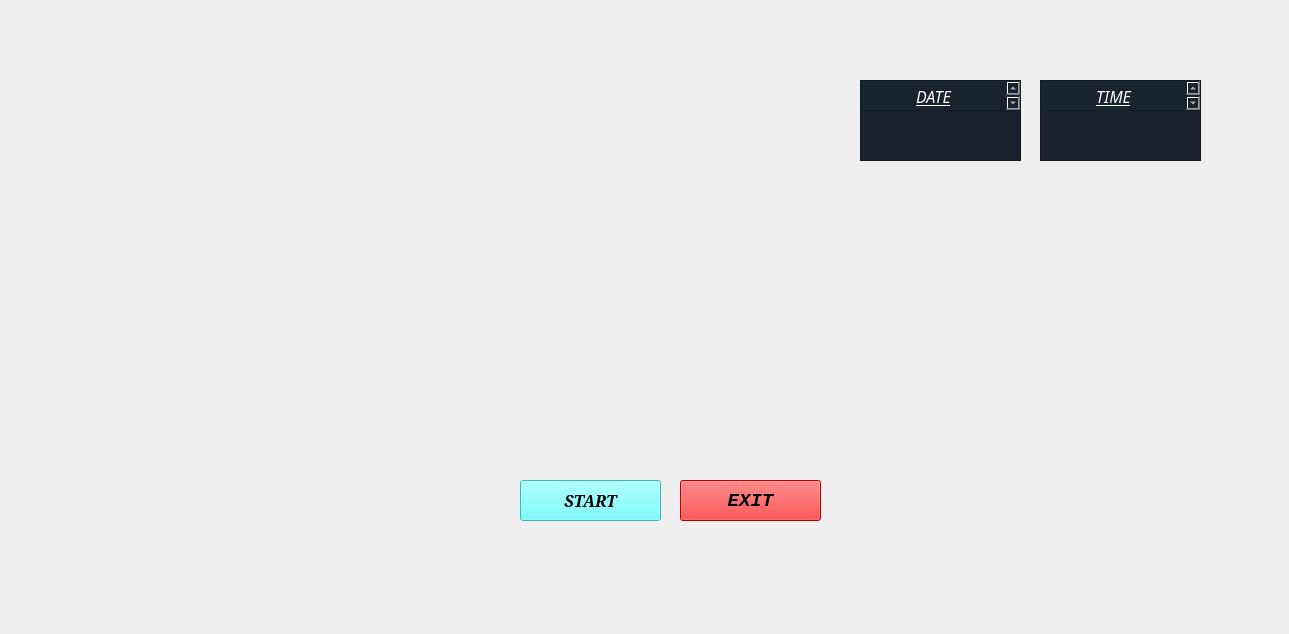
<?xml version="1.0" encoding="UTF-8"?>
<ui version="4.0">
 <class>MainWindow</class>
 <widget class="QMainWindow" name="MainWindow">
  <property name="geometry">
   <rect>
    <x>0</x>
    <y>0</y>
    <width>1289</width>
    <height>634</height>
   </rect>
  </property>
  <property name="windowTitle">
   <string>MainWindow</string>
  </property>
  <widget class="QWidget" name="centralwidget">
   <widget class="QLabel" name="label">
    <property name="geometry">
     <rect>
      <x>0</x>
      <y>-60</y>
      <width>1411</width>
      <height>751</height>
     </rect>
    </property>
    <property name="text">
     <string/>
    </property>
    <property name="pixmap">
     <pixmap>New folder/bg1.jpg</pixmap>
    </property>
    <property name="scaledContents">
     <bool>true</bool>
    </property>
   </widget>
   <widget class="QLabel" name="label_3">
    <property name="geometry">
     <rect>
      <x>890</x>
      <y>340</y>
      <width>351</width>
      <height>201</height>
     </rect>
    </property>
    <property name="styleSheet">
     <string notr="true"/>
    </property>
    <property name="text">
     <string/>
    </property>
    <property name="pixmap">
     <pixmap>New folder/bg2.jpeg</pixmap>
    </property>
    <property name="scaledContents">
     <bool>true</bool>
    </property>
   </widget>
   <widget class="QPushButton" name="pushButton">
    <property name="geometry">
     <rect>
      <x>520</x>
      <y>480</y>
      <width>141</width>
      <height>41</height>
     </rect>
    </property>
    <property name="font">
     <font>
      <family>Constantia</family>
      <pointsize>12</pointsize>
      <weight>75</weight>
      <italic>true</italic>
      <bold>true</bold>
     </font>
    </property>
    <property name="styleSheet">
     <string notr="true">background-color: rgb(85, 255, 255);
color: rgb(0, 0, 0);</string>
    </property>
    <property name="text">
     <string>START</string>
    </property>
   </widget>
   <widget class="QPushButton" name="pushButton_2">
    <property name="geometry">
     <rect>
      <x>680</x>
      <y>480</y>
      <width>141</width>
      <height>41</height>
     </rect>
    </property>
    <property name="font">
     <font>
      <family>Consolas</family>
      <pointsize>14</pointsize>
      <weight>75</weight>
      <italic>true</italic>
      <bold>true</bold>
     </font>
    </property>
    <property name="styleSheet">
     <string notr="true">background-color: rgb(255, 0, 0);</string>
    </property>
    <property name="text">
     <string>EXIT</string>
    </property>
   </widget>
   <widget class="QTextBrowser" name="textBrowser">
    <property name="geometry">
     <rect>
      <x>860</x>
      <y>110</y>
      <width>161</width>
      <height>51</height>
     </rect>
    </property>
    <property name="font">
     <font>
      <family>Impact</family>
      <pointsize>16</pointsize>
     </font>
    </property>
    <property name="styleSheet">
     <string notr="true">background-color: rgb(26, 35, 45);
color: rgb(0, 170, 255);</string>
    </property>
    <property name="html">
     <string>&lt;!DOCTYPE HTML PUBLIC &quot;-//W3C//DTD HTML 4.0//EN&quot; &quot;http://www.w3.org/TR/REC-html40/strict.dtd&quot;&gt;
&lt;html&gt;&lt;head&gt;&lt;meta name=&quot;qrichtext&quot; content=&quot;1&quot; /&gt;&lt;style type=&quot;text/css&quot;&gt;
p, li { white-space: pre-wrap; }
&lt;/style&gt;&lt;/head&gt;&lt;body style=&quot; font-family:'Impact'; font-size:16pt; font-weight:400; font-style:normal;&quot;&gt;
&lt;p align=&quot;center&quot; style=&quot;-qt-paragraph-type:empty; margin-top:0px; margin-bottom:0px; margin-left:0px; margin-right:0px; -qt-block-indent:0; text-indent:0px; font-size:14pt;&quot;&gt;&lt;br /&gt;&lt;/p&gt;&lt;/body&gt;&lt;/html&gt;</string>
    </property>
   </widget>
   <widget class="QTextBrowser" name="textBrowser_3">
    <property name="geometry">
     <rect>
      <x>1040</x>
      <y>80</y>
      <width>161</width>
      <height>31</height>
     </rect>
    </property>
    <property name="font">
     <font>
      <family>Impact</family>
      <pointsize>12</pointsize>
     </font>
    </property>
    <property name="styleSheet">
     <string notr="true">background-color: rgb(25, 35, 45);
color: rgb(255, 255, 255);</string>
    </property>
    <property name="html">
     <string>&lt;!DOCTYPE HTML PUBLIC &quot;-//W3C//DTD HTML 4.0//EN&quot; &quot;http://www.w3.org/TR/REC-html40/strict.dtd&quot;&gt;
&lt;html&gt;&lt;head&gt;&lt;meta name=&quot;qrichtext&quot; content=&quot;1&quot; /&gt;&lt;style type=&quot;text/css&quot;&gt;
p, li { white-space: pre-wrap; }
&lt;/style&gt;&lt;/head&gt;&lt;body style=&quot; font-family:'Impact'; font-size:12pt; font-weight:400; font-style:normal;&quot;&gt;
&lt;p align=&quot;center&quot; style=&quot; margin-top:0px; margin-bottom:0px; margin-left:0px; margin-right:0px; -qt-block-indent:0; text-indent:0px;&quot;&gt;&lt;span style=&quot; font-style:italic; text-decoration: underline;&quot;&gt;TIME&lt;/span&gt;&lt;/p&gt;&lt;/body&gt;&lt;/html&gt;</string>
    </property>
   </widget>
   <widget class="QTextBrowser" name="textBrowser_4">
    <property name="geometry">
     <rect>
      <x>860</x>
      <y>80</y>
      <width>161</width>
      <height>31</height>
     </rect>
    </property>
    <property name="font">
     <font>
      <family>Impact</family>
      <pointsize>12</pointsize>
     </font>
    </property>
    <property name="styleSheet">
     <string notr="true">background-color: rgb(25, 35, 45);
color: rgb(255, 255, 255);</string>
    </property>
    <property name="html">
     <string>&lt;!DOCTYPE HTML PUBLIC &quot;-//W3C//DTD HTML 4.0//EN&quot; &quot;http://www.w3.org/TR/REC-html40/strict.dtd&quot;&gt;
&lt;html&gt;&lt;head&gt;&lt;meta name=&quot;qrichtext&quot; content=&quot;1&quot; /&gt;&lt;style type=&quot;text/css&quot;&gt;
p, li { white-space: pre-wrap; }
&lt;/style&gt;&lt;/head&gt;&lt;body style=&quot; font-family:'Impact'; font-size:12pt; font-weight:400; font-style:normal;&quot;&gt;
&lt;p align=&quot;center&quot; style=&quot; margin-top:0px; margin-bottom:0px; margin-left:0px; margin-right:0px; -qt-block-indent:0; text-indent:0px;&quot;&gt;&lt;span style=&quot; font-style:italic; text-decoration: underline;&quot;&gt;DATE&lt;/span&gt;&lt;/p&gt;&lt;/body&gt;&lt;/html&gt;</string>
    </property>
   </widget>
   <widget class="QTextBrowser" name="textBrowser_2">
    <property name="geometry">
     <rect>
      <x>1040</x>
      <y>110</y>
      <width>161</width>
      <height>51</height>
     </rect>
    </property>
    <property name="font">
     <font>
      <family>Impact</family>
      <pointsize>16</pointsize>
     </font>
    </property>
    <property name="styleSheet">
     <string notr="true">background-color: rgb(26, 35, 45);
color: rgb(0, 170, 255);</string>
    </property>
    <property name="html">
     <string>&lt;!DOCTYPE HTML PUBLIC &quot;-//W3C//DTD HTML 4.0//EN&quot; &quot;http://www.w3.org/TR/REC-html40/strict.dtd&quot;&gt;
&lt;html&gt;&lt;head&gt;&lt;meta name=&quot;qrichtext&quot; content=&quot;1&quot; /&gt;&lt;style type=&quot;text/css&quot;&gt;
p, li { white-space: pre-wrap; }
&lt;/style&gt;&lt;/head&gt;&lt;body style=&quot; font-family:'Impact'; font-size:16pt; font-weight:400; font-style:normal;&quot;&gt;
&lt;p align=&quot;center&quot; style=&quot;-qt-paragraph-type:empty; margin-top:0px; margin-bottom:0px; margin-left:0px; margin-right:0px; -qt-block-indent:0; text-indent:0px; font-size:14pt;&quot;&gt;&lt;br /&gt;&lt;/p&gt;&lt;/body&gt;&lt;/html&gt;</string>
    </property>
   </widget>
   <widget class="QLabel" name="label_2">
    <property name="geometry">
     <rect>
      <x>500</x>
      <y>150</y>
      <width>331</width>
      <height>281</height>
     </rect>
    </property>
    <property name="text">
     <string/>
    </property>
    <property name="pixmap">
     <pixmap>New folder/jarvis.gif</pixmap>
    </property>
    <property name="scaledContents">
     <bool>true</bool>
    </property>
   </widget>
  </widget>
 </widget>
 <resources/>
 <connections/>
</ui>
